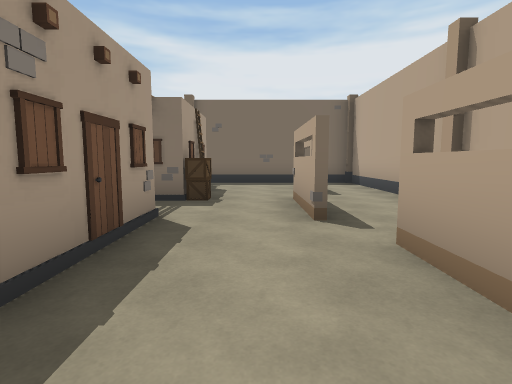
View 1 (above)

16 first-person views from a walk through a 3-D level made in the Unity game engine. The camera is 1.4 m above the floor, tilts 6° down and sees 80° across. The floor is counted in squares, 2 m on a side. Each view is taken from the middle of a square. On the plan, view 1 faces up. The plan holds only what a view shows up to about 10 squares ahead; the rest is blank. The player character is not drawn. Some animated figures are left out.

View 2
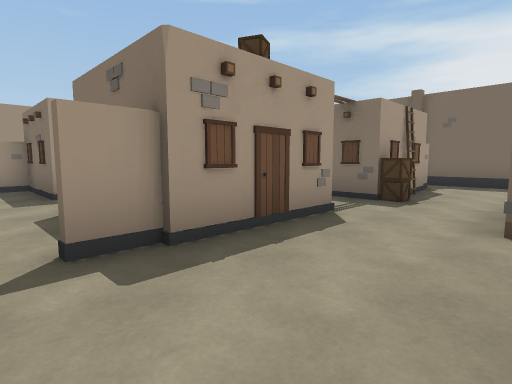

View 3
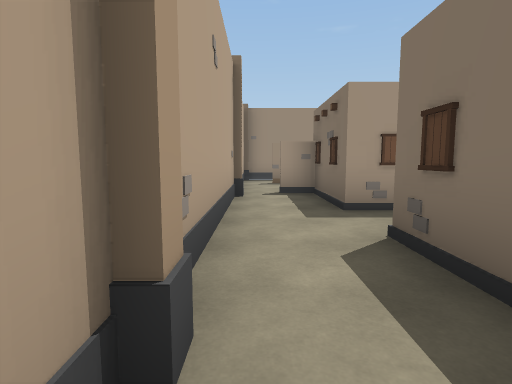

View 4
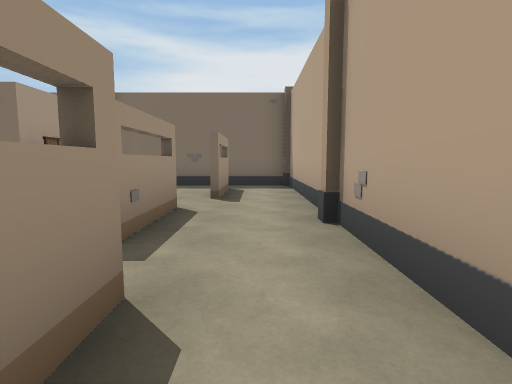

View 5
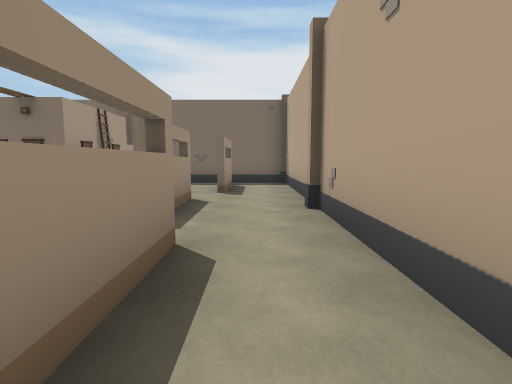

View 6
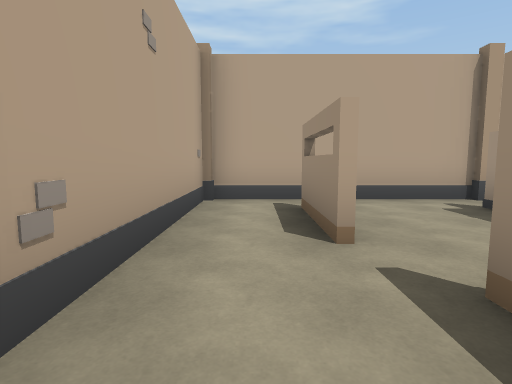

View 7
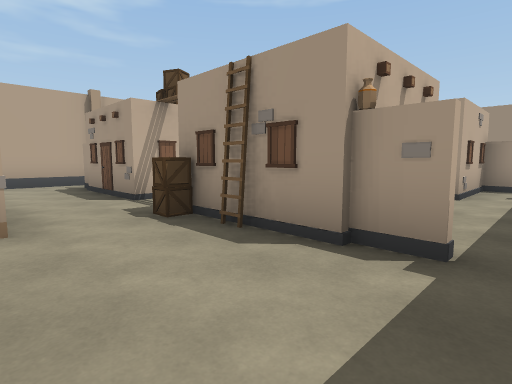

View 8
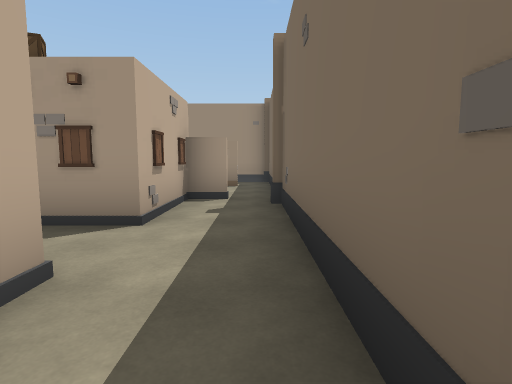

View 9
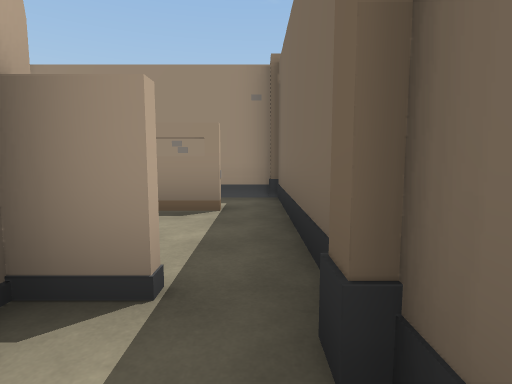

View 10
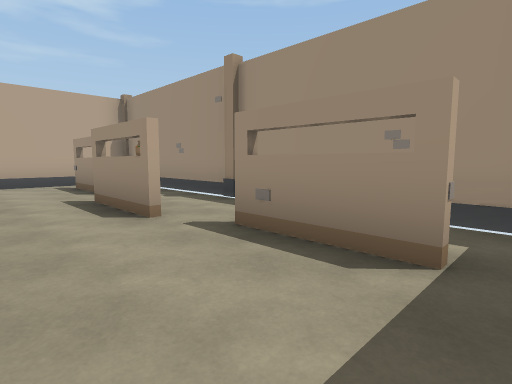

View 11
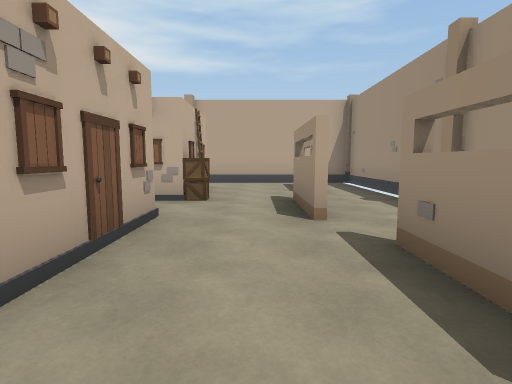

View 12
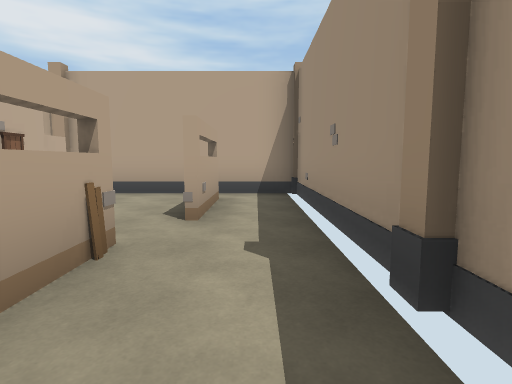

View 13
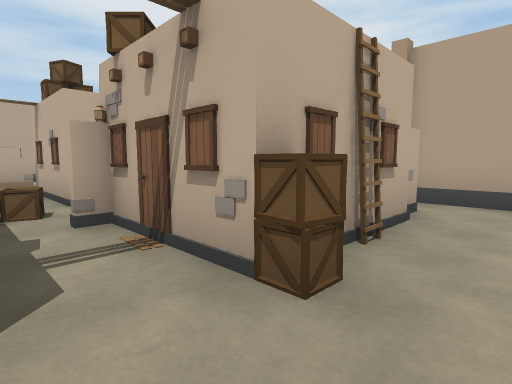

View 14
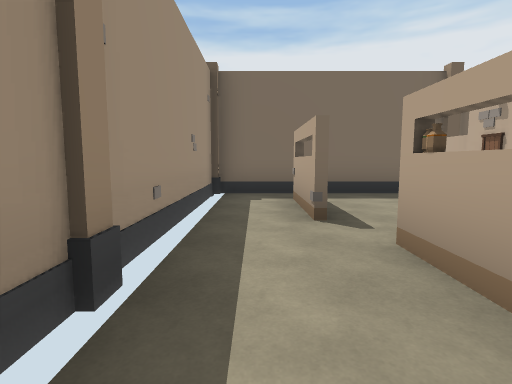

View 15
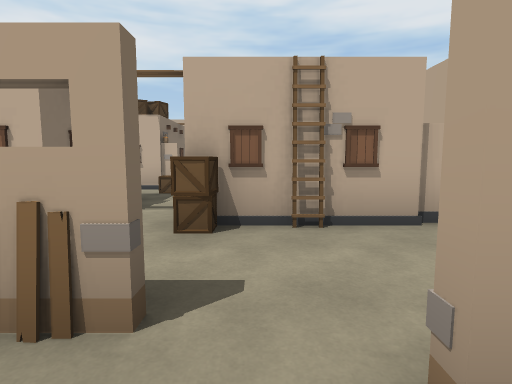

View 16
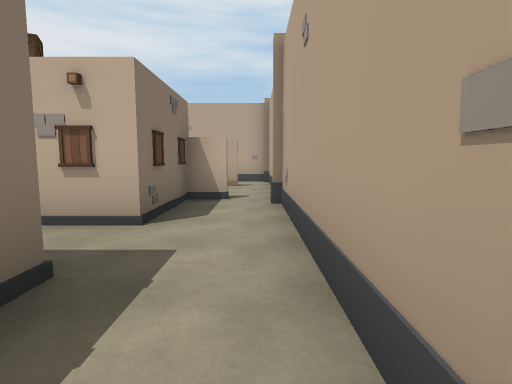

### Floor plan
Key: @ floor where view 1 was taken; # wall or solid block; . floor; / step, stairs or slope; O other object.
Columns run from 12 left of view 1 to 3 right of it. Each row starts with its distance up from view 1.
 10 ################
  9 #..............#
  8 #.#.#.O///#..#.#
  7 #.#.#  //  ..#.#
  6 #.../   #  #...#
  5 #.#.////O OO.#.#
  4 #.O.O/#/O  O.#.#
  3 #...#      /...#
  2 #.#.#  O/  /.#.#
  1 #.#.#////O#/.#.#
  0 #...........@..#
 -1 ################

Where each view was taken, in squares from view 1:
view 1: 0 up, 0 right, facing up
view 2: 0 up, 1 right, facing up-left
view 3: 0 up, 1 left, facing left
view 4: 1 up, 2 right, facing up
view 5: 0 up, 2 right, facing up
view 6: 5 up, 2 right, facing down
view 7: 9 up, 1 right, facing down-left
view 8: 9 up, 2 left, facing left
view 9: 9 up, 6 left, facing left
view 10: 9 up, 8 left, facing down-left
view 11: 9 up, 9 left, facing down
view 12: 6 up, 11 left, facing down
view 13: 5 up, 9 left, facing down-right
view 14: 3 up, 11 left, facing up
view 15: 3 up, 11 left, facing right
view 16: 0 up, 7 left, facing right
